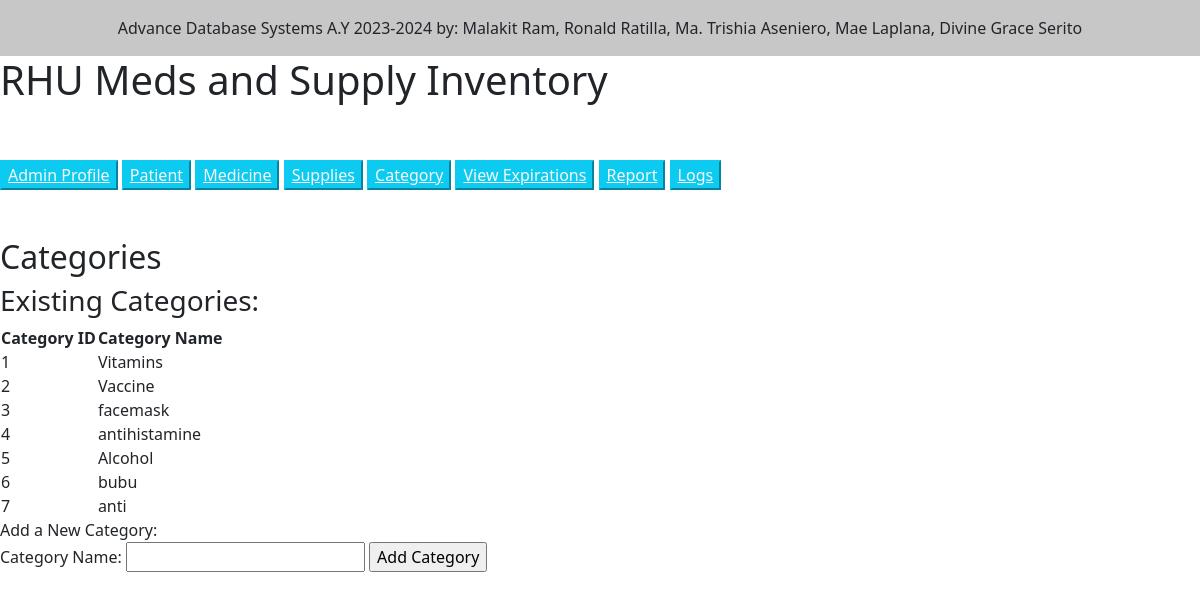
The app's page /category.php with its own data.
### tables this page shows
CREATE TABLE `categorytb` (
  `id` int(11) NOT NULL,
  `categoryname` varchar(255) NOT NULL
);

### category.php (the view, shortened to what this page needs)
<?php
include "dbconfig.php";
include "footer.php";
$sql = "SELECT id, categoryname FROM categorytb";
$result = $conn->query($sql);
$categoryTable = "<table>";
$categoryTable .= "<tr><th>Category ID</th><th>Category Name</th></tr>";
if ($result->num_rows > 0) {
    while ($row = $result->fetch_assoc()) {
        $categoryTable .= "<tr>";
        $categoryTable .= "<td>" . $row['id'] . "</td>";
        $categoryTable .= "<td>" . $row['categoryname'] . "</td>";
        $categoryTable .= "</tr>";
    }
}
$categoryTable .= "</table";
?>
<!DOCTYPE html>
<html>
<head>
    <link href="https://cdn.jsdelivr.net/npm/bootstrap@5.0.2/dist/css/bootstrap.min.css" rel="stylesheet">
</head>
<body>
    <h1>RHU Meds and Supply Inventory</h1>
    <button class="btn-info my-5"><a href="admin_interface.php" class="text-light">Admin Profile</a></button>
    <button class="btn-info my-5"><a href="patient.php" class="text-light">Patient</a></button>
            <button class="btn-info my-5"><a href="medicine.php" class="text-light">Medicine</a></button>
            <button class="btn-info my-5"><a href="supplies.php" class="text-light">Supplies</a></button>
            <button class="btn-info my-5"><a href="category.php" class="text-light">Category</a></button>
            <button class="btn-info my-5"><a href="expiration.php" class="text-light">View Expirations</a></button>
            <button class="btn-info my-5"><a href="printable_report.php" class="text-light">Report</a></button>
            <button class="btn-info my-5"><a href="activitylog.php" class="text-light">Logs</a></button>
<body>
    <h2>Categories</h2>
    <h3>Existing Categories:</h3>
    <?php echo $categoryTable; ?>
    <h3>Add a New Category:</h3>
    <form method="post">
        <label for="newcategory">Category Name:</label>
        <input type="text" name="newcategory" required>
        <input type="submit" value="Add Category">
    </form>
</body>
</html>

### footer.php
<footer class="bg-light text-center text-lg-start">
  <div class="text-center p-3" style="background-color: rgba(0, 0, 0, 0.2);">
    Advance Database Systems A.Y 2023-2024
    <span class="text-dark">by: Malakit Ram, Ronald Ratilla, Ma. Trishia Aseniero, Mae Laplana, Divine Grace Serito </span>
  </div>
</footer>

### records on screen
categorytb: id "1", categoryname "Vitamins"
categorytb: id "2", categoryname "Vaccine"
categorytb: id "3", categoryname "facemask"
categorytb: id "4", categoryname "antihistamine"
categorytb: id "5", categoryname "Alcohol"
categorytb: id "6", categoryname "bubu"
categorytb: id "7", categoryname "anti"
